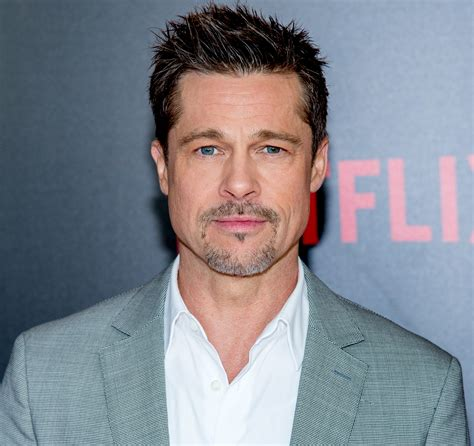
#> input picture ia-main/dataset/Brad Pitt/004_777c50d0.jpg, 474 x 446 px, given in place of the camera
$ python rostro.py
#> lines starting #> are read from the running program, lines starting #| are printed output that depends on the picture; after the words box and inside, x2 and y2 are one past the last pixel; in counts of white or black regions, pixels touching at a corner belong together
import cv2
import os

# 1. Configuración inicial
nombre_persona = 'NorbertoBeltran'
path_datos = 'dataset' # Carpeta donde se guardarán las fotos
path_completo = os.path.join(path_datos, nombre_persona)

if not os.path.exists(path_completo):
    print(f'Carpeta creada: {path_completo}')
    os.makedirs(path_completo)

# 2. Cargar el clasificador de rostros (Haar Cascade)
face_cascade = cv2.CascadeClassifier(cv2.data.haarcascades + 'haarcascade_frontalface_default.xml')

# 3. Iniciar la captura de video
cap = cv2.VideoCapture(0, cv2.CAP_DSHOW)
count = 0

print("Capturando rostro... Presiona 'q' para salir antes de tiempo.")

while True:
    ret, frame = cap.read()
#> frame is the input picture: shape (446, 474, 3); mean B, G, R 143, 134.2, 131.1
    if not ret: break

    # Convertir a escala de grises para que el algoritmo trabaje mejor
    gray = cv2.cvtColor(frame, cv2.COLOR_BGR2GRAY)
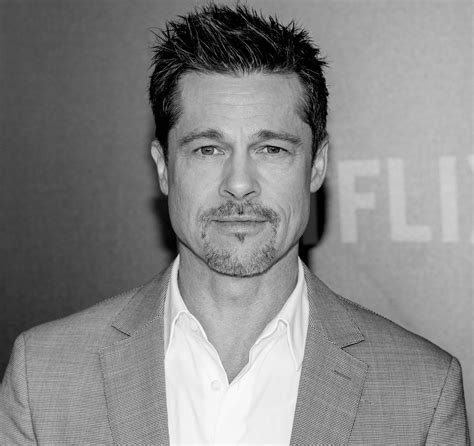
#> gray: shape (446, 474); min 0, max 254, mean 134.3

    # Detectar rostros
    faces = face_cascade.detectMultiScale(gray, 1.3, 5)
#> faces = [[153, 84, 174, 174]]

    for (x, y, w, h) in faces:
        # Dibujar un rectángulo en el rostro (opcional, para visualización)
        cv2.rectangle(frame, (x, y), (x + w, y + h), (0, 255, 0), 2)

        # Recortar el rostro y redimensionarlo (ej. 60x60 píxeles)
        rostro_recortado = frame[y:y + h, x:x + w]
        rostro_recortado = cv2.resize(rostro_recortado, (60, 60), interpolation=cv2.INTER_CUBIC)

        # Guardar la imagen
        cv2.imwrite(f'{path_completo}/rostro_{count}.jpg', rostro_recortado)
        count += 1
#> this loop made 1 pass
#> (x, y, w, h, count) on pass 1: (153, 84, 174, 174, 1)
#> pass 1, `rostro_recortado = frame[y:y + h, x:x + w]`:
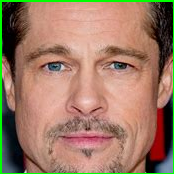
#> rostro_recortado: shape (174, 174, 3); mean B, G, R 100.4, 122, 156.8
#> pass 1, `rostro_recortado = cv2.resize(rostro_recortado, (60, 60), interpolatio..`:
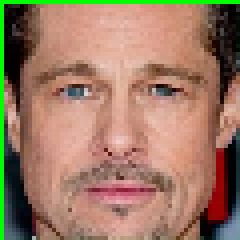
#> rostro_recortado: shape (60, 60, 3) (shown 4 times larger); mean B, G, R 100.5, 122.2, 156.8
#> after the loop:
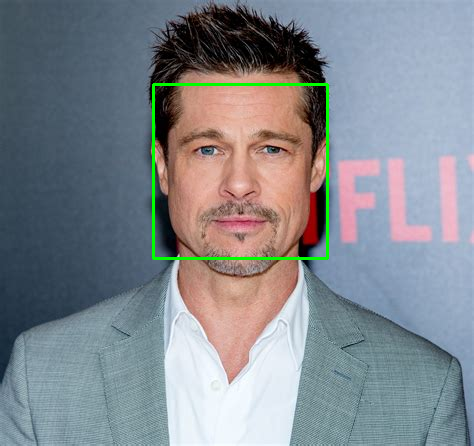
#> frame: shape (446, 474, 3); 0.99% of pixels changed, all inside (x1, y1, x2, y2) = (152, 83, 329, 260)
#> after the loop, count = 1

    # Mostrar el video en vivo
    cv2.imshow('Creando Dataset', frame)

    # Detener si llegamos a 100 fotos o si presionamos 'q'
    k = cv2.waitKey(1)
#> (key q is pressed here)
    if k == ord('q') or count >= 300:
        break

print(f"Dataset finalizado. Se guardaron {count} imágenes en {path_completo}")
#| Dataset finalizado. Se guardaron 1 imágenes en dataset/NorbertoBeltran
cap.release()
cv2.destroyAllWindows()

$ run again, on ia-main/dataset/Brad Pitt/005_02ab3a1b.jpg
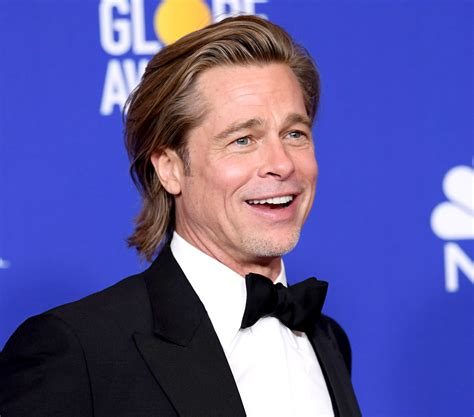
#> input picture ia-main/dataset/Brad Pitt/005_02ab3a1b.jpg, 474 x 417 px, given in place of the camera
#> frame is the input picture: shape (417, 474, 3); mean B, G, R 156.7, 90, 93.3
#> `gray = cv2.cvtColor(frame, cv2.COLOR_BGR2GRAY)`:
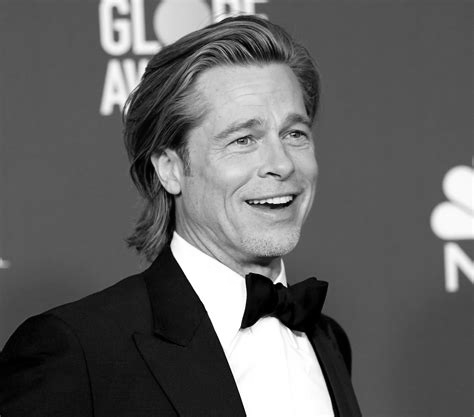
#> gray: shape (417, 474); min 0, max 255, mean 98.6
#> faces = [[190, 73, 161, 161]]
#> the loop `for (x, y, w, h) in faces:` made 1 pass
#> (x, y, w, h, count) on pass 1: (190, 73, 161, 161, 1)
#> after the loop `for (x, y, w, h) in faces:`:
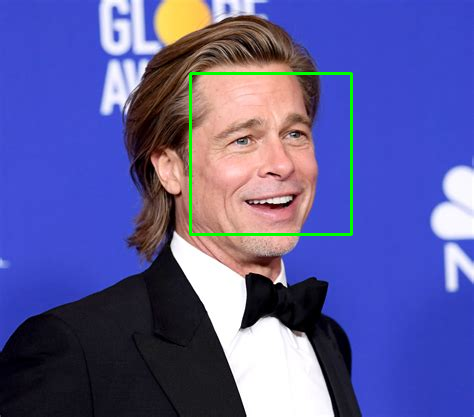
#> frame: shape (417, 474, 3); 0.98% of pixels changed, all inside (x1, y1, x2, y2) = (189, 72, 353, 236)
#> after the loop `for (x, y, w, h) in faces:`: count = 1
#| Dataset finalizado. Se guardaron 1 imágenes en dataset/NorbertoBeltran

$ run again, on ia-main/dataset/Brad Pitt/013_0c83ca91.jpg
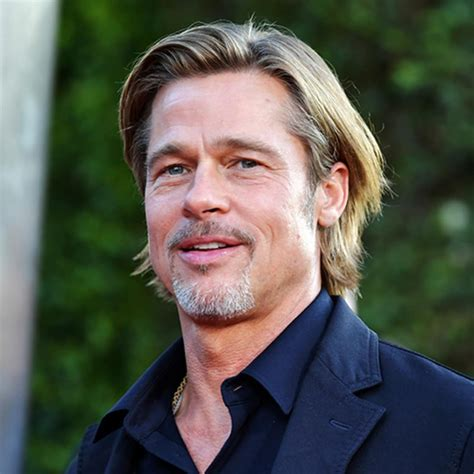
#> input picture ia-main/dataset/Brad Pitt/013_0c83ca91.jpg, 474 x 474 px, given in place of the camera
#> frame is the input picture: shape (474, 474, 3); mean B, G, R 78.7, 87.3, 85.6
#> `gray = cv2.cvtColor(frame, cv2.COLOR_BGR2GRAY)`:
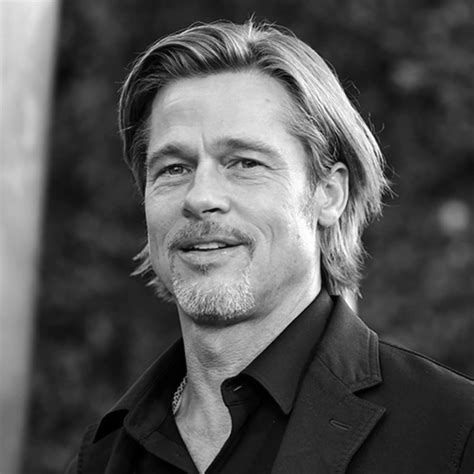
#> gray: shape (474, 474); min 0, max 255, mean 85.8
#> faces = [[102, 80, 217, 217]]
#> the loop `for (x, y, w, h) in faces:` made 1 pass
#> (x, y, w, h, count) on pass 1: (102, 80, 217, 217, 1)
#> after the loop `for (x, y, w, h) in faces:`:
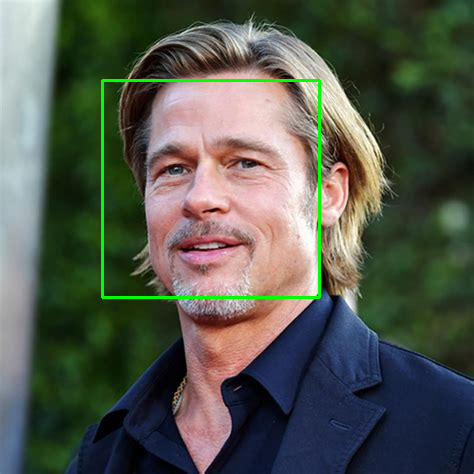
#> frame: shape (474, 474, 3); 1.16% of pixels changed, all inside (x1, y1, x2, y2) = (101, 79, 321, 299)
#> after the loop `for (x, y, w, h) in faces:`: count = 1
#| Dataset finalizado. Se guardaron 1 imágenes en dataset/NorbertoBeltran
